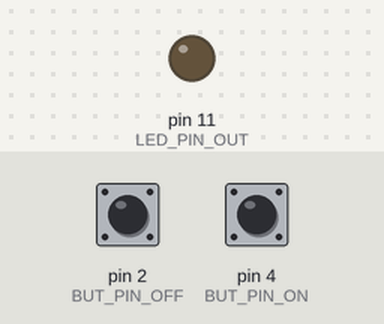
Bench run of a sketch on a simulated Arduino Uno, built with avr-gcc and run on an emulated ATmega328P. On the bench: output pins drawn as LEDs (lit = HIGH). The test bench sets the inputs (shaded band); at power-on: pin 4 (BUT_PIN_ON) HIGH, pin 2 (BUT_PIN_OFF) HIGH.

Above: at 1.2 s.
1.3 s: pin 4 (BUT_PIN_ON) pulled LOW for 0.15 s
At 2.5 s:
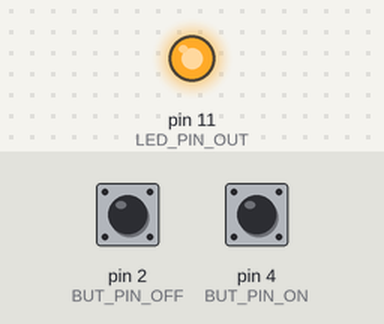
2.9 s: pin 2 (BUT_PIN_OFF) pulled LOW for 0.15 s
At 3.8 s:
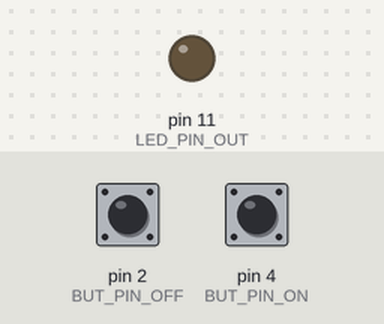
4.5 s: pin 4 (BUT_PIN_ON) pulled LOW for 1 s
At 5.0 s:
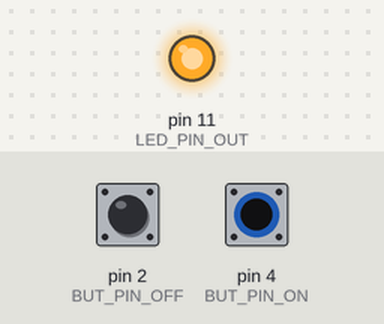
7.0 s: pin 2 (BUT_PIN_OFF) driven LOW and pin 4 (BUT_PIN_ON) driven LOW
At 8.2 s:
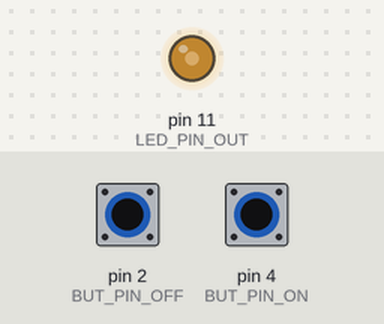
8.5 s: pin 2 (BUT_PIN_OFF) driven HIGH
At 9.1 s:
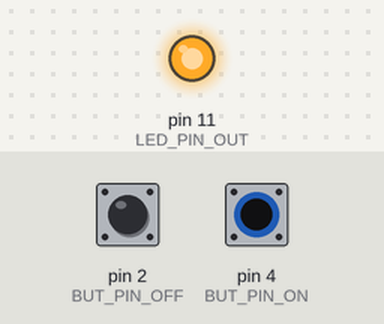
Timing chart, 0 to 11.0 s (numbered marks = the images above; inputs shaded):
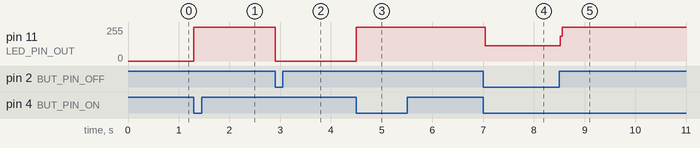

Measured:
- after the input at 1.3 s, pin 11 (LED_PIN_OUT): 0/255 → 255/255 at once
- after the input at 2.9 s, pin 11 (LED_PIN_OUT): 255/255 → 0/255 at once
- after the input at 4.5 s, pin 11 (LED_PIN_OUT): 0/255 → 255/255 at once
- after the input at 7.0 s, pin 11 (LED_PIN_OUT): 255/255 → 115/255 at once
- after the input at 8.5 s, pin 11 (LED_PIN_OUT): 115/255 → 255/255 at once

The sketch:

liga_desliga.ino
```cpp
#define LED_PIN_OUT 11
#define LED_PIN_IN 13
#define BUT_PIN_ON 4
#define BUT_PIN_OFF 2

int estado = 0;

void setup() {
  // put your setup code here, to run once:
  pinMode(LED_PIN_OUT, OUTPUT);
  pinMode(BUT_PIN_ON, INPUT);
  pinMode(BUT_PIN_OFF, INPUT);

}

void loop() {
  // put your main code here, to run repeatedly:
  if(!digitalRead(BUT_PIN_ON)) {
    estado = 1;
    digitalWrite(LED_PIN_OUT, estado);

  }
  if(!digitalRead(BUT_PIN_OFF)) {
    estado = 0;
    digitalWrite(LED_PIN_OUT, estado);
  }


}
```
